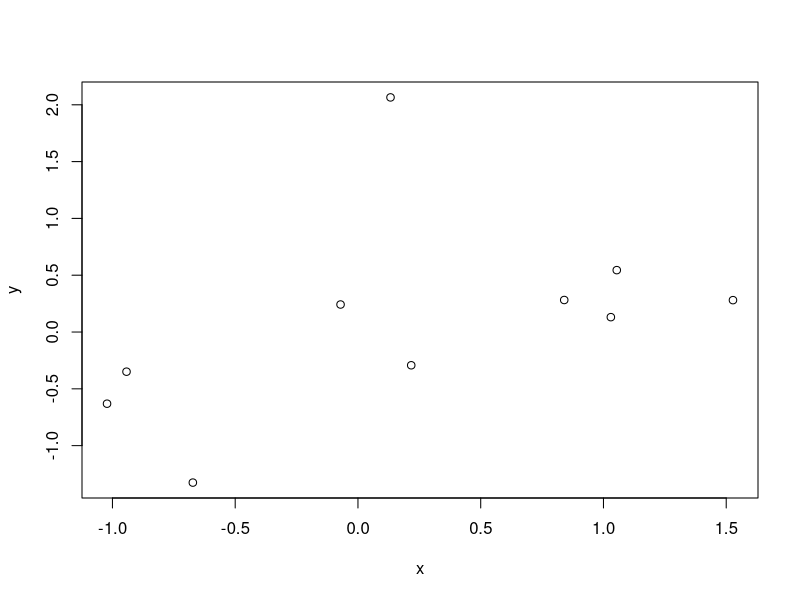
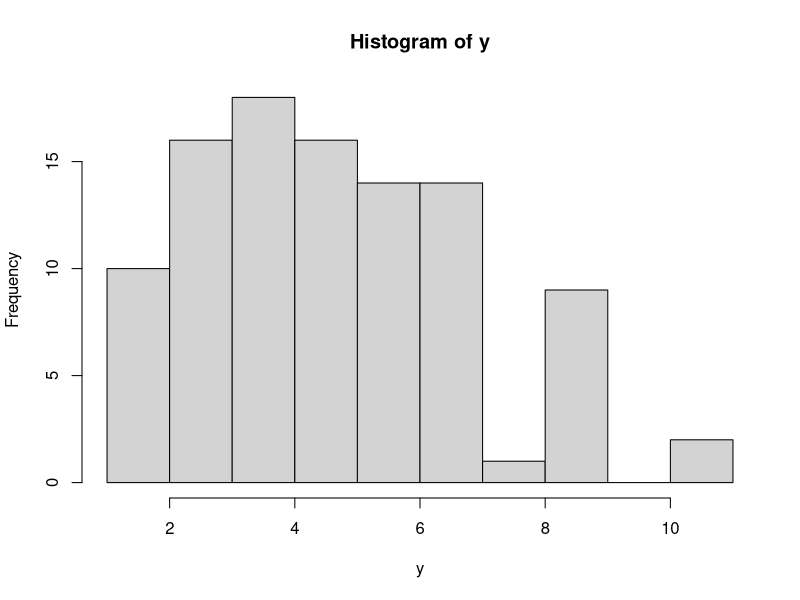
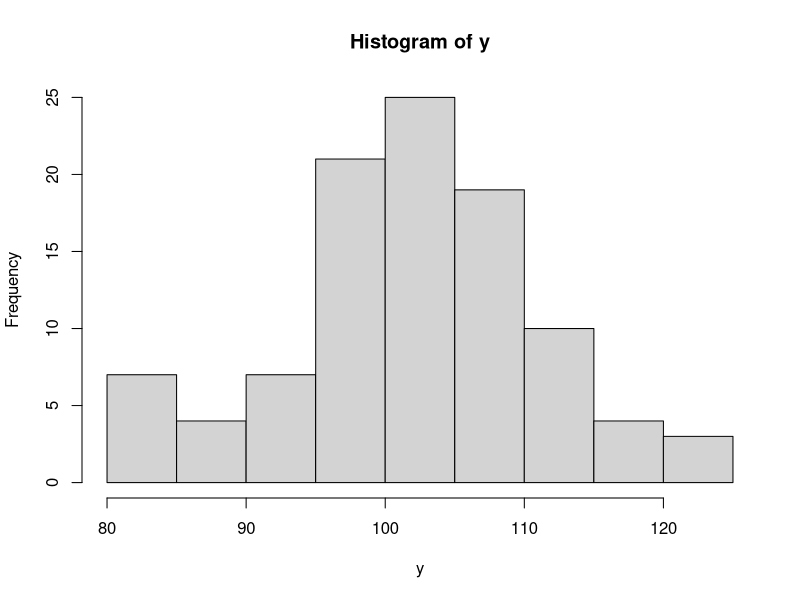
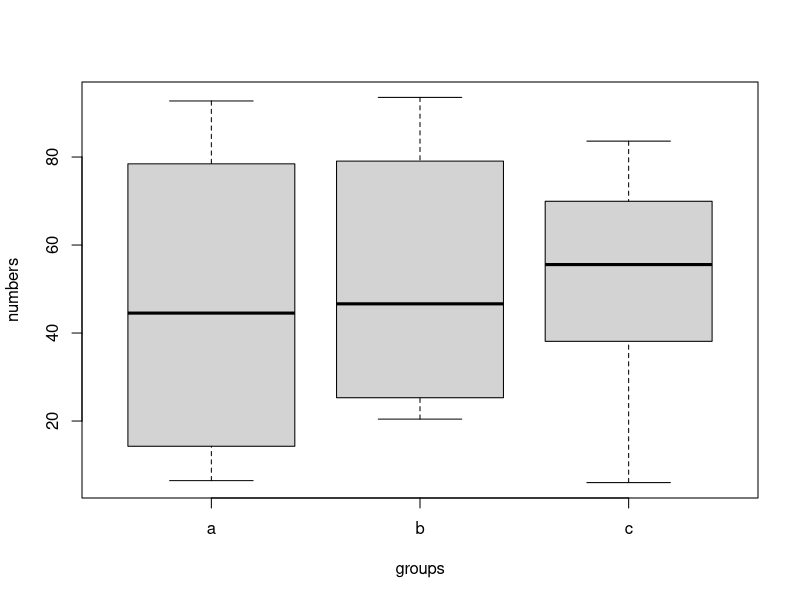
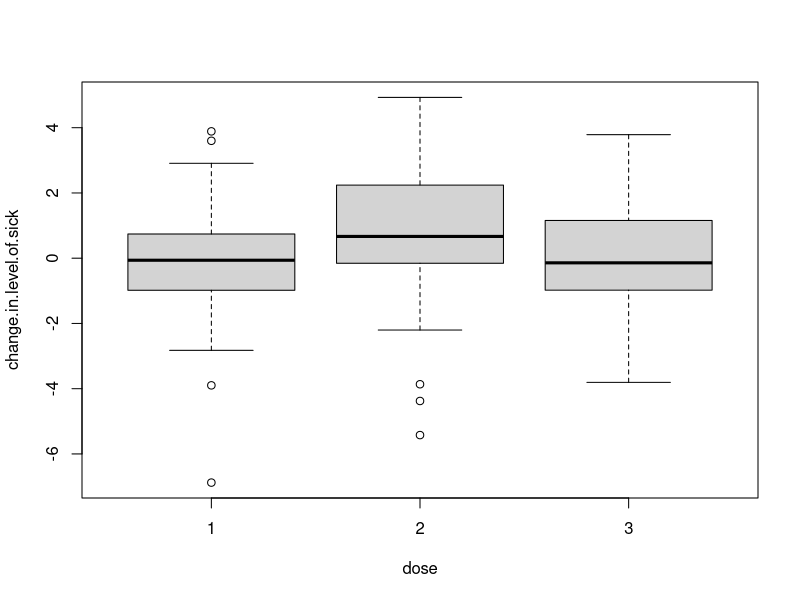
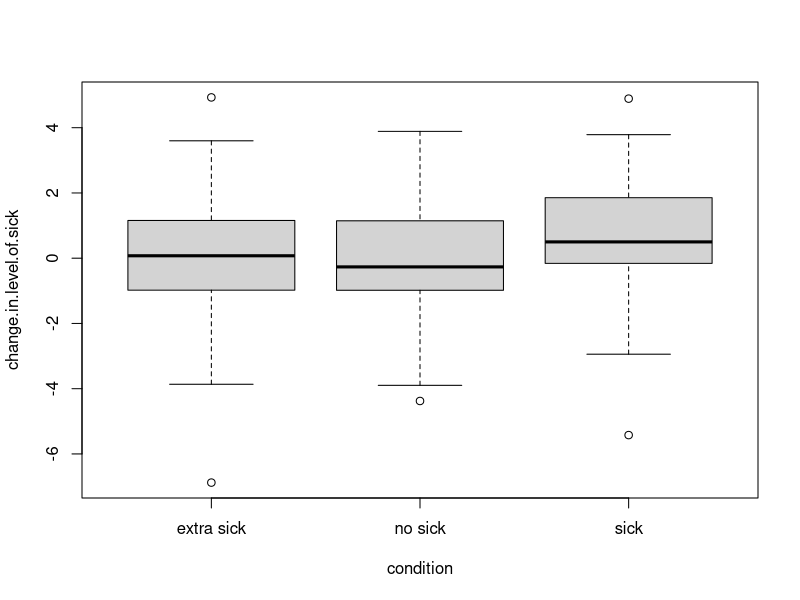
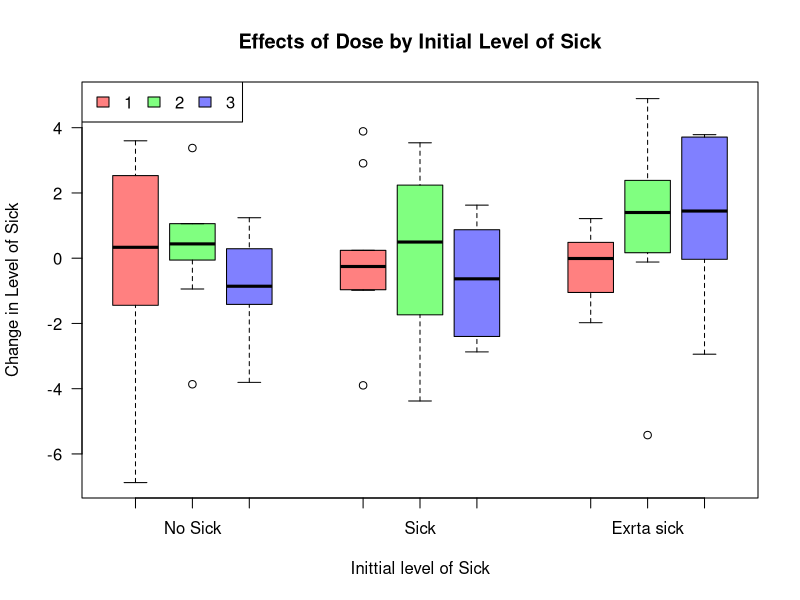
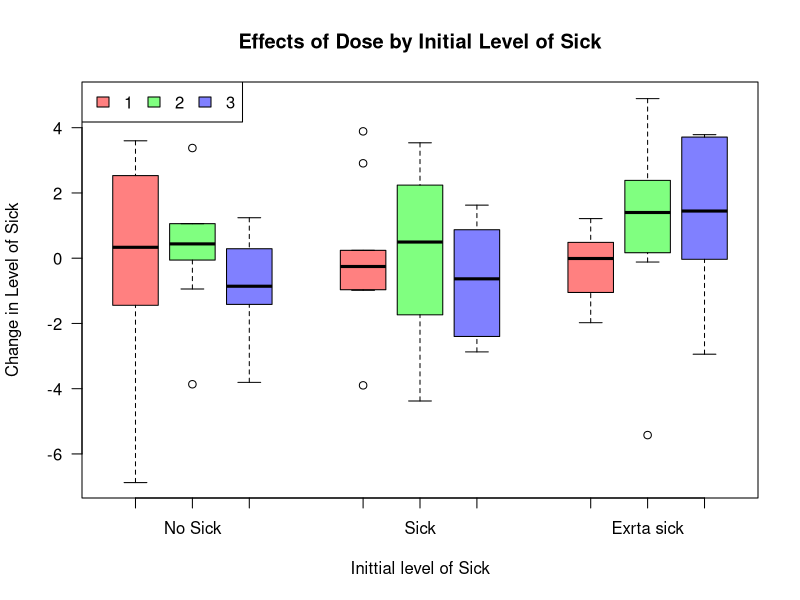

Here is the R script that generated these plots, in order:
#========================================================================
#===============================INDEX====================================
#========================================================================

#1.) Working Directory and File Storage
#2.) Data Simulation
  #a.) numeric continuous - rnorm()
  #b.) numeric continuous - runif()
  #c.) numeric discrete - rpois()
  #d.) charecter - rep() and letter[]
  #e.) generating data sets
  #f.) repeatedly generate data sets - replicate()
#3.) Playing with t-tests
#4.) Playing with ANOVA


#============================WD and File Storage=========================

#get working directory
wd <- getwd()
wd

# folders for storing data outputs and figures
# store names of the folders in an object
output.folder.names <- c("figures", "data.output")
# and make the folders if they don't exist yet. 
for(i in 1:length(output.folder.names)) 
  if(file.exists(output.folder.names[i])== FALSE) 
    dir.create(output.folder.names[i])

#path to figures folder
path.figures <- paste(wd,"/",output.folder.names[1],"/", sep= "")

#path to data output folder
path.data.output <- paste(wd,"/",output.folder.names[2],"/", sep= "")


#===============================Data Simulation=============================

#--------------rnorm()-----------------

#numeric continous

#rnorm generates random numbers in a normal distribution
#rnorm(n, mean= x, sd= y)
#rnor(n) assumes a standard normal distribution (mu=0, SD=1)
rnorm(5)
rnorm(5, mean= 50, sd= 5)

#set.seed() for creating a reproducible, randomly generated vector
#example with 2 seeds
set.seed(16)
rnorm(5)
#Highlight and repeatidly enter to get the same numbers

#pull numbers from 3 distribution with different means (and place in 1 vector)
rnorm(n= 10, mean= c(0, 5, 20), sd= 1)

#now vary the sd as well
rnorm(n= 10, mean= c(0, 5, 20), sd= c(1, 5, 20) )

#use rnorm() to run a test
#check for coorilations between two randomly generated vectors
#(run whole sequence several times, just for fun)
x= rnorm(n= 10, mean= 0, sd= 1)
y= rnorm(n= 10, mean= 0, sd= 1)
plot(y ~ x)
cor(y, x)


#--------------runif()-----------------

#numeric continous

#runif() generates possitive, continuous numbers within a range
#runif(n, min= x, max= y)
#runif(n) assumes min= 0 and max= 1
runif(5)
runif(5, min= 50, max= 70)

#use runif() to run a test
#response variable= y, explanitory variable= x1
y= rnorm(n= 100, mean= 0, sd= 1)
x1= runif(n= 100, min= 1, max= 2)
head(x1)

#create a second explanitory variable (x2)
x2= runif(n= 100, min= 200, max= 300)
head(x2)

#fit to linear model
lm(y ~ x1 + x2)
#note that the coefficent for x2, which has a larger magnitude, is smaller
#the change in y for a "1-unit-increase" in x is reletive to the units/
#magnitude of x


#--------------rpois()-----------------

#numeric discrete

#rpois() generates random discrete integers from a poisson distribution
#rpois(n, lambda) (where lambda is the mean and cannot be left blacnk)
rpois(5, lambda= 2.5)

#explore the poisson distribution
y= rpois(100, lambda= 5)
summary(y)
hist(y)
#note that it is right skewed (in this case), not normal
#note also that the skew will be different everytime I/anyone runs this

#more exploration
y= rpois(100, lambda= 100)
summary(y)
hist(y)
#note that this disttribution is more symentrical (normal)


#--------------rep() and letters[]-----------------

#charecter

#letters[x:y] (or LETTERS[x:y] for capittals)
#print groups or levels labled with the letters of the alphabet
letters[1:26]
LETTERS[3:17]
#note that if your range is larger than 26, you get NA's after 26

#repete each element of a vector n times with rep()
#when the second input is unspecified, it defaults to "times" (see below)
rep(1:10, 2)

#each= repeat each element n times in order of elements
rep(letters[1:2], each= 3)

#times= repeat the whole vector in order n times
rep(letters[1:2], times= 3)

#you can also use times to print each element a different (defined) n times
rep(letters[1:2], times= c(2, 4) )

#length.out= repeat each element (in order) until vector= length n
rep(letters[1:2], length.out= 5)

#combine each and times to print each element n times and then-
#repeat that vector n2 times
rep(letters[1:2], each= 2, times= 3)

#combine each and length.out to print each element n times and then-
#repete that pattern until a vector length of n2 is reached
rep(letters[1:2], each= 2, length.out= 7)


#--------------generating data sets-------------------------

#___________________________________________________________________________
###create a data frame with catagorical and numeric (continous) variables###
#in this data frame, there are no differences between groups (same mean and SD)
data.frame(group= rep(letters[1:2], each= 3),
           response= rnorm(6, mean= 0, sd= 1) )

#alternitive notation of the above (I switch to this as difficulty increases)
group <- rep(letters[1:2], each= 3)
response <- rnorm(6, mean= 0, sd= 1)
data.frame(group, response)

#add another catagorical variable to the dataset
#we will have a single observation for every pair of observations
#(the catagiries are "crossed")
data.frame(group= rep(letters[1:2], each= 3),
           factor= rep(LETTERS[3:5], times= 2),
           response= rnorm(6, mean= 0, sd= 1) )

#____________________________________________________________________________
###create a data frame with differnces between groups###
#(different mean and or SD)
response <- rnorm(6, mean= c(5, 10), sd= 1)
group <- rep(letters[1:2], length.out= 6)
data.frame(group, response)

#create a data frame with multiple numeric variables
data.frame(group <- rep(LETTERS[3:4], each= 10),
           x <- runif(20, min= 10, max= 15),
           y <- runif(20, min= 100, max= 150))
#wow, that is weird to look at in the consoul

#lets try to correct with = rather than <-
data.frame(group = rep(LETTERS[3:4], each= 10),
           x = runif(20, min= 10, max= 15),
           y = runif(20, min= 100, max= 150))


#-------------replicate()------------------------------

#repetedly generate data sets
#replicate(n, expr, simplify)
#n= number of replications
#expr= the expression to repeat
#simplify= controls the type of output the resaults of expr are saved into
#simplify= FALSE saves output into a list rather than a matrix
#if you do not specify simplify, you will get a matrix

#simple example with list output (generate randon, normal values)
replicate(3, 
          expr= rnorm(5, mean= 0, sd= 1), 
          simplify= FALSE )

#simple example with matric output (generate randon, normal values)
replicate(3, expr= rnorm(5, mean= 0, sd= 1))
#I don't like this output

#example with list output (with a numeric and a catagorical variable)
simlist <- replicate(3, 
                     expr= data.frame(group = rep(letters[1:2], each = 3),
                                      response= rnorm(6, mean= 0, sd= 1) ),
                     simplify= FALSE)

simlist
str(simlist)

#here is the fist sim
simlist[[1]]
#there are three of these
#they each have 6 entries because 1:2 each= 3 mean 2x3 which =6


#============================Playing with t-tests=========================

#------------2 random samples with the same mean and SD-------------

#Create two random samples with the same means and- 
#variance
a <- rnorm(10)
b <- rnorm(10)

#null: a and b are from the same population/their means are not significantly-
#different
#alt: a and b are not from the same population/their means are significantly-
#different

t.test(a, b)
#t-score= -0.024
#df= 13.456
#p-value= 0.981

#note that I am not using seed() (anywhere in this code) so you will get-
#different numbers from me and that is okay because that is the point

#with a p-value of 0.98, we fail to reject the null


#------------2 random samples with the same mean and SD-------------

#create two random samples with different means and-
#the same SD
c <- rnorm(10, 10)
d <- rnorm(10, 15)

#hypothisies are the same as above

t.test(c, d)
#t= -11.919
#df= 13.508
#p-value= 1.505e-08
#with this p-value, we can reject the null

#how close can I get before I get a lot of error?
#I would guess larger than a 1 point difference (while variance is 1)
c <- rnorm(10, 10)
d <- rnorm(10, 13)
t.test(c, d)

c <- rnorm(10, 10)
d <- rnorm(10, 12)
t.test(c, d)

c <- rnorm(10, 10)
d <- rnorm(10, 11)
t.test(c, d)
#Still recognizing a difference most times (run multiple times)

#test how many times out of 100 we get a significant resault
p.guiness <- data.frame(NA)
#loop 100 times so that I get a different set of values for c and c each time
for (i in 1:100) {
  c <- rnorm(10, 10)
  d <- rnorm(10, 11)
  #run a t-test and give it a name
  guiness <- t.test(c, d)
  #print the p-values from the guiness list 
  print(guiness$p.value)
  #jab the p-values into a list
  p.guiness[i, 1] <- guiness$p.value
}
#let the record reflect that this took me 2 hours
#I spent a long time trying to learn how to use if/else and append()

#check how many are significant
sig <- p.guiness <= 0.05
length(which(sig == TRUE))
#NOTE: this spits out the number of cases wher the p-value is equal to or-
#less than 0.05 (indicating significance)
#In other words, it tells you how many cases out of 100 it reads as significant

#double checking that this adds to 100
length(which(sig == FALSE))
#it does

#so, it recognizes a significant difference in means about half of the time

#let's try with some different difference in means
p.guiness <- data.frame(NA)
for (i in 1:100) {
  c <- rnorm(10, 10)
  d <- rnorm(10, 10)
  guiness <- t.test(c, d)
  print(guiness$p.value)
  p.guiness[i, 1] <- guiness$p.value
}

sig <- p.guiness <= 0.05
length(which(sig == TRUE))
#reads a significant differnce about 5% of the time (as we would expect-
#with a default CI of 95%)

#let's make a function for space efficency and so we can play with SD
rapid.SD <- function(mean1, mean2, SD1, SD2){
  p.guiness <- data.frame(NA)
  for (i in 1:100) {
    c <- rnorm(10, mean1, SD1)
    d <- rnorm(10, mean2, SD2)
    guiness <- t.test(c, d)
    p.guiness[i, 1] <- guiness$p.value
  }
  sig <- p.guiness <= 0.05
  print(length(which(sig == TRUE)))
}

#lets play with SD
rapid.SD(10, 10, 1, 15)  #5 sigs
rapid.SD(10, 10, 1, 20)  #8 sigs
rapid.SD(10, 10, 1, 100)  #5 sigs
#very little effect

#what about when our means are unequal
rapid.SD(10, 12, 1, 15)  #8 sigs
rapid.SD(10, 12, 1, 20)  #11 sigs
rapid.SD(10, 12, 1, 100)  #5 sigs
#still very little effect

#lets test with a higher n
rapid.SD(100, 100, 1, 1)  #8 sigs
rapid.SD(100, 100, 1, 15)  #8 sigs
rapid.SD(100, 100, 1, 20)  #4 sigs
rapid.SD(100, 100, 1, 100)  #2 sigs
rapid.SD(100, 100, 1, 200)  #2 sigs
#This is still not having a very significant effect
#this is becasue the larger the SD the harder it is to detect and effect
#since my means are the same, I already have a very small liklihood of-
#picking up any significance (and if I did it would be an error)

#lets show that above theory
#function that alows me to choose my sample sizes and means
rapid.n <- function(n1, n2, mean1, mean2){
  p.guiness <- data.frame(NA)
  for (i in 1:100) {
    c <- rnorm(n1, mean1)
    d <- rnorm(n2, mean2)
    guiness <- t.test(c, d)
    p.guiness[i, 1] <- guiness$p.value
  }
  sig <- p.guiness <= 0.05
  print(length(which(sig == TRUE)))
}

#comense experimentation
rapid.n(10, 10, 10, 10) #3 sig
rapid.n(100, 100, 10, 10) #6 sig
#these are false possitives (since the means are the same)

rapid.n(10, 10, 10, 11) #61 sig
rapid.n(100, 100, 10, 11) #100 sig

rapid.n(10, 10, 10, 12) #99 sig
rapid.n(100, 100, 10, 12) #100 sig

rapid.n(10, 10, 10, 10.1) #9 sig
rapid.n(100, 100, 10, 10.1) #11 sig

rapid.n(10, 10, 10, 10.2) #9 sig
rapid.n(100, 100, 10, 10.2) #28 sig

rapid.n(10, 10, 10, 10.3) #12 sig
rapid.n(100, 100, 10, 10.3) #57 sig

rapid.n(10, 10, 10, 10.4) #14 sig
rapid.n(100, 100, 10, 10.4) #74 sig

rapid.n(10, 10, 10, 10.5) #26 sig
rapid.n(100, 100, 10, 10.5) #92 sig

#well that is pretty cool
#This shows that t-tests can detect smaller effect sizes with confidence when-
#n is larger


#============================Playing with ANOVA=========================

#------------------Try out one way ANOVA--------------------------------------

#create a data frame with groups a, b, and c where half of the values for each-
#fall between 1 and 50, and half fall within 50 and 100
groups <- rep(letters[1:3], length= 10)
e<- runif(15, 1, 50)
f<- runif(15, 50, 100)

#null: groups do not have the same mean
#alt: groups have the same mean


aov <- data.frame(groups, c(e, f))
names(aov)[2]<-paste("numbers")
levels(aov$groups)

#visualize data
bp1 <- boxplot(numbers ~ groups, data = aov)

#compute an ANOVA
res.aov <- aov(numbers ~ groups, data = aov)
summary(res.aov)

#let's make a function thats spits out a count of how many resaults out of 100-
#trials have a significant p-value
rapid.aov.r <- function(min1, max1, min2, max2, min3, max3){
  p.aov <- data.frame(matrix(NA, ncol=2, nrow=100))
  names(p.aov)[1]<-paste("p-value")
  #now the letters print one at a time, 10 times
  groups <- rep(letters[1:3], each= 10)
  for (i in 1:100) {
    e<- runif(10, min1, max1)
    f<- runif(10, min2, max2)
    g<- runif(10, min3, max3)
    aov <- data.frame(groups, c(e, f, g))
    names(aov)[2]<-paste("numbers")
    res.aov <- aov(numbers ~ groups, data = aov)
    p.aov[i, 1:2] <- summary(res.aov)[[1]][["Pr(>F)"]]
  }
  sig <- p.aov <= 0.05
  print(length(which(sig == TRUE)))
}

#If I give it differnt ranges, I should get many sig counts
#let's try it
rapid.aov.r(1, 10, 20, 30, 40, 50) #100 sigs

#How close can I get before it starts making errors?
rapid.aov.r(1, 10, 10, 20, 20, 30) #100 sigs
rapid.aov.r(1, 10, 9, 19, 18, 28) #100 sigs
rapid.aov.r(1, 10, 5, 15, 10, 20) #100 sigs
#the medians here ^ are 5, 10, and 15

rapid.aov.r(1, 10, 2, 11, 3, 12) #28 sigs
#the medians here ^ are 5, 6, and 7

rapid.aov.r(1, 10, 3, 12, 5, 14) #87 sigs
#the medians here ^ are 5, 7, and 9

rapid.aov.r(1, 10, 2.5, 11.5, 4, 13) #46 sigs
#the medians here ^ are 5, 6.5, and 8

#so this can detect an effect size/difference of means of about 2 with-
#reasonible accuracy when n=10

#let now use normally distributed data
rapid.aov.ndep <- function(n, mu1, mu2, mu3, sd){
  p.aov <- data.frame(matrix(NA, ncol=2, nrow=100))
  names(p.aov)[1]<-paste("p-value")
  groups <- rep(letters[1:3], each= n)
  for (i in 1:100) {
    e<- rnorm(n, mu1, sd)
    f<- rnorm(n, mu2, sd)
    g<- rnorm(n, mu3, sd)
    aov <- data.frame(groups, c(e, f, g))
    names(aov)[2]<-paste("numbers")
    res.aov <- aov(numbers ~ groups, data = aov)
    p.aov[i, 1:2] <- summary(res.aov)[[1]][["Pr(>F)"]]
  }
  sig <- p.aov <= 0.05
  print(length(which(sig == TRUE)))
}

rapid.aov.ndep(10, 1, 10, 20, 2) # 100 sigs

#How close can my means get before R starts to get many errors?
rapid.aov.ndep(10, 1, 5, 9, 2) # 100 sigs
rapid.aov.ndep(10, 1, 4, 7, 2) # 100 sigs
rapid.aov.ndep(10, 1, 3, 5, 2) # 98 sigs
rapid.aov.ndep(10, 1, 2, 3, 2) # 40 sigs
#when SD= 2, it is again about 2

#let's test with SD= 1
rapid.aov.ndep(10, 1, 4, 7, 1) # 100 sigs
rapid.aov.ndep(10, 1, 3, 5, 1) # 100 sigs
rapid.aov.ndep(10, 1, 2, 3, 1) # 96 sigs
rapid.aov.ndep(10, 1, 1.5, 2, 1) # 40 sigs
#and when SD=1, it is about 1

#what about when we up the n?
rapid.aov.ndep(100, 1, 4, 7, 1) # 100 sigs
rapid.aov.ndep(100, 1, 3, 5, 1) # 100 sigs
rapid.aov.ndep(100, 1, 2, 3, 1) # 100 sigs
rapid.aov.ndep(100, 1, 1.5, 2, 1) # 100 sigs
rapid.aov.ndep(100, 1, 1.4, 1.8, 1) # 100 sigs
rapid.aov.ndep(100, 1, 1.3, 1.6, 1) # 98 sigs
rapid.aov.ndep(100, 1, 1.2, 1.4, 1) # 74 sigs
rapid.aov.ndep(100, 1, 1.1, 1.2, 1) # 20 sigs
#it looks like when your n increases by one order of magnitude, your percision- 
#in detecting a differnce of means also increases by one order of magnitude
#A little bit less, actually (0.2 is more reliable that 0.1)

#test with 1000
rapid.aov.ndep(1000, 1, 1.09, 1.18, 1) # 97 sigs
rapid.aov.ndep(1000, 1, 1.08, 1.16, 1) # 86 sigs
rapid.aov.ndep(1000, 1, 1.07, 1.14, 1) # 78 sigs
rapid.aov.ndep(1000, 1, 1.06, 1.12, 1) # 63 sigs
rapid.aov.ndep(1000, 1, 1.05, 1.1, 1) # 46 sigs
rapid.aov.ndep(1000, 1, 1.04, 1.08, 1) # 35 sigs
rapid.aov.ndep(1000, 1, 1.03, 1.06, 1) # 16 sigs
rapid.aov.ndep(1000, 1, 1.02, 1.04, 1) # 8 sigs
rapid.aov.ndep(1000, 1, 1.01, 1.02, 1) # 8 sigs
#nevermind, it is definatly not a linear increase
#my phisics roomate and I discussed and we think it is logarithmic, which is-
#very facinating

#------------------Try out two way ANOVA--------------------------------------

#make a fake data set that is compaible with two way ANOVA
dose <- rep(rep(c(1, 2, 3), each= 10), length= 90)
condition <- rep(c("no sick", "sick", "extra sick"), each= 30)
#lets do n= 10 per condition and dose 
change.in.level.of.sick <- rnorm(90, 0, 2)
sick.test <- data.frame(condition, dose, change.in.level.of.sick)

#visualize data
boxplot(change.in.level.of.sick ~ dose, data = sick.test)
boxplot(change.in.level.of.sick ~ condition, data = sick.test)

#start to save figure
pdf(paste(path.figures))
#visualize both level groups at one
cols <- rainbow(3, s = 0.5)
bp2 <- boxplot(change.in.level.of.sick ~ dose + condition, data = sick.test,
        at = c(1:3, 5:7, 9:11), col = cols,
        names = c(NA, "No Sick", NA, NA, "Sick", NA, NA, "Exrta sick", NA), 
        xaxs = FALSE,
        las=1,
        main= "Effects of Dose by Initial Level of Sick",
        ylab= "Change in Level of Sick",
        xlab= "Inittial level of Sick")
legend("topleft", fill = cols, legend = c(1,2,3), horiz = T)
dev.off()
#end of save figure
#NOTE:I cannot figure out how to make this figure save work

#As we might expect given that I used random number generation, there doesn't-
#look like there is a lot of significant differences going on here

#compute an ANOVA
res.aov <- aov(change.in.level.of.sick ~ dose + condition, data = sick.test)
summary(res.aov)

#how to get two p values out
p.aov.2 <- data.frame(matrix(NA, ncol=3, nrow=100))
p.aov.2[i, 1:3] <- summary(res.aov)[[1]][["Pr(>F)"]]


#--------------CODE STOPS WORKING PAST THIS POINT----------------------------

#lets make a function
rapid.2.aov.r <- function(mean, variance){
  p.aov.2 <- data.frame(matrix(NA, ncol=3, nrow=100))
  names(p.aov.2)[1]<-paste("p-value dose")
  names(p.aov.2)[2]<-paste("p-value condition")
  dose <- rep(rep(c(1, 2, 3), each= 10), length= 90)
  condition <- rep(c("no sick", "sick", "extra sick"), each= 30)
  for (i in 1:100) {
    change.in.level.of.sick <- rnorm(90, mean, variance)
    aov <- data.frame(change.in.level.of.sick, condition, dose)
    res.aov <- aov(change.in.level.of.sick ~ dose + condition, data = sick.test)
    p.aov.2[i, 1:3] <- summary(res.aov)[[1]][["Pr(>F)"]]
  }
  sig <- p.aov.2[, 1] <= 0.05
  sig2 <- p.aov.2[, 2] <= 0.05
  print(length(which(sig == TRUE)))
  print(length(which(sig2 == TRUE)))
}

rapid.2.aov.r(10, 1) #0, 0 sigs
rapid.2.aov.r(100, 1) #0, 0 sigs
rapid.2.aov.r(1000, 1) #0, 0 sigs
#... I think I need to split up the change.in.level.of.sick variable so that-
#I can have differnt means (etc) for each initial level of sickness

#let's try that
rapid.2.aov <- function(m1, m2, m3, v1, v2, v3){
  p.aov.2 <- data.frame(matrix(NA, ncol=3, nrow=100))
  names(p.aov.2)[1]<-paste("p-value dose")
  names(p.aov.2)[2]<-paste("p-value condition")
  dose <- rep(rep(c(1, 2, 3), each= 10), length= 90)
  condition <- rep(c("no sick", "sick", "extra sick"), each= 30)
  for (i in 1:100) {
    change.in.level.of.sick[1:30] <- rnorm(30, m1, v1)
    change.in.level.of.sick[31:60] <- rnorm(30, m2, v2)
    change.in.level.of.sick[61:90] <- rnorm(30, m3, v3)
    aov <- data.frame(change.in.level.of.sick, condition, dose)
    res.aov <- aov(change.in.level.of.sick ~ dose + condition, data = sick.test)
    p.aov.2[i, 1:3] <- summary(res.aov)[[1]][["Pr(>F)"]]
  }
  sig <- p.aov.2[, 1] <= 0.05
  sig2 <- p.aov.2[, 2] <= 0.05
  print(length(which(sig == TRUE)))
  print(length(which(sig2 == TRUE)))
}

rapid.2.aov(1, 10, 20, 2, 2, 2) #0, 0 sigs
rapid.2.aov(1, 10, 20, 2, 2, 2) #0, 0 sigs
rapid.2.aov(1, 10, 20, 10, 10, 10) #0, 0 sigs

#I do not know what's happening so lets through a boxplot into my function
rapid.2.aov.b <- function(m1, m2, m3, v1, v2, v3){
  p.aov.2 <- data.frame(matrix(NA, ncol=3, nrow=100))
  names(p.aov.2)[1]<-paste("p-value dose")
  names(p.aov.2)[2]<-paste("p-value condition")
  dose <- rep(rep(c(1, 2, 3), each= 10), length= 90)
  condition <- rep(c("no sick", "sick", "extra sick"), each= 30)
  for (i in 1:100) {
    change.in.level.of.sick[1:30] <- rnorm(30, m1, v1)
    change.in.level.of.sick[31:60] <- rnorm(30, m2, v2)
    change.in.level.of.sick[61:90] <- rnorm(30, m3, v3)
    aov <- data.frame(change.in.level.of.sick, condition, dose)
    res.aov <- aov(change.in.level.of.sick ~ dose + condition, data = sick.test)
    p.aov.2[i, 1:3] <- summary(res.aov)[[1]][["Pr(>F)"]]
    cols <- rainbow(3, s = 0.5)
    boxplot(change.in.level.of.sick ~ dose + condition, data = sick.test,
            at = c(1:3, 5:7, 9:11), col = cols,
            names = c(NA, "No Sick", NA, NA, "Sick", NA, NA, "Exrta sick", NA), 
            xaxs = FALSE,
            las=1,
            main= "Effects of Dose by Initial Level of Sick",
            ylab= "Change in Level of Sick",
            xlab= "Inittial level of Sick")
    legend("topleft", fill = cols, legend = c(1,2,3), horiz = T)
  }
  sig <- p.aov.2[, 1] <= 0.05
  sig2 <- p.aov.2[, 2] <= 0.05
  print(length(which(sig == TRUE)))
  print(length(which(sig2 == TRUE)))
  cols <- rainbow(3, s = 0.5)
}

#testing
rapid.2.aov.b(10, 20, 30, 2, 2, 2)
#If you flip through the box plot, you will see that they are all the same

#First function boxplot test
rapid.2.aov.r <- function(mean, variance){
  p.aov.2 <- data.frame(matrix(NA, ncol=3, nrow=100))
  names(p.aov.2)[1]<-paste("p-value dose")
  names(p.aov.2)[2]<-paste("p-value condition")
  dose <- rep(rep(c(1, 2, 3), each= 10), length= 90)
  condition <- rep(c("no sick", "sick", "extra sick"), each= 30)
  for (i in 1:100) {
    change.in.level.of.sick <- rnorm(90, mean, variance)
    aov <- data.frame(change.in.level.of.sick, condition, dose)
    res.aov <- aov(change.in.level.of.sick ~ dose + condition, data = sick.test)
    p.aov.2[i, 1:3] <- summary(res.aov)[[1]][["Pr(>F)"]]
    boxplot(change.in.level.of.sick ~ dose + condition, data = sick.test,
            at = c(1:3, 5:7, 9:11), col = cols,
            names = c(NA, "No Sick", NA, NA, "Sick", NA, NA, "Exrta sick", NA), 
            xaxs = FALSE,
            las=1,
            main= "Effects of Dose by Initial Level of Sick",
            ylab= "Change in Level of Sick",
            xlab= "Inittial level of Sick")
    legend("topleft", fill = cols, legend = c(1,2,3), horiz = T)
  }
  sig <- p.aov.2[, 1] <= 0.05
  sig2 <- p.aov.2[, 2] <= 0.05
  print(length(which(sig == TRUE)))
  print(length(which(sig2 == TRUE)))
}

rapid.2.aov.r(10, 2)
#hmm... It is also printing the same box plots

#Print rnorm to see if problem is there
#prin p-value to see if problem is there
rapid.2.aov.r.testing <- function(mean, variance){
  p.aov.2 <- data.frame(matrix(NA, ncol=3, nrow=100))
  names(p.aov.2)[1]<-paste("p-value dose")
  names(p.aov.2)[2]<-paste("p-value condition")
  dose <- rep(rep(c(1, 2, 3), each= 10), length= 90)
  condition <- rep(c("no sick", "sick", "extra sick"), each= 30)
  for (i in 1:100) {
    change.in.level.of.sick <- rnorm(90, mean, variance)
    print(head(change.in.level.of.sick))
    aov <- data.frame(change.in.level.of.sick, condition, dose)
    res.aov <- aov(change.in.level.of.sick ~ dose + condition, data = sick.test)
    p.aov.2[i, 1:3] <- summary(res.aov)[[1]][["Pr(>F)"]]
    print( p.aov.2[i, 1:3])
  }
}

rapid.2.aov.r.testing(10, 5)
#problem is with p-value
#why, then, am I getting the same box plot

#let's test the boxplos again
rapid.2.aov.r.testing.2 <- function(mean, variance){
  p.aov.2 <- data.frame(matrix(NA, ncol=3, nrow=100))
  names(p.aov.2)[1]<-paste("p-value dose")
  names(p.aov.2)[2]<-paste("p-value condition")
  dose <- rep(rep(c(1, 2, 3), each= 10), length= 90)
  condition <- rep(c("no sick", "sick", "extra sick"), each= 30)
  for (i in 1:100) {
    change.in.level.of.sick <- rnorm(90, mean, variance)
    print(head(change.in.level.of.sick))
    boxplot(change.in.level.of.sick ~ dose + condition, data = sick.test,
            at = c(1:3, 5:7, 9:11), col = cols,
            names = c(NA, "No Sick", NA, NA, "Sick", NA, NA, "Exrta sick", NA), 
            xaxs = FALSE,
            las=1,
            main= "Effects of Dose by Initial Level of Sick",
            ylab= "Change in Level of Sick",
            xlab= "Inittial level of Sick")
    legend("topleft", fill = cols, legend = c(1,2,3), horiz = T)
    aov <- data.frame(change.in.level.of.sick, condition, dose)
    res.aov <- aov(change.in.level.of.sick ~ dose + condition, data = sick.test)
    p.aov.2[i, 1:3] <- summary(res.aov)[[1]][["Pr(>F)"]]
    print( p.aov.2[i, 1:3])
  }
}

#Testing
rapid.2.aov.r.testing.2(10, 5)
#So, even though I have different numbers, it is giving me the exact same-
#box plots
